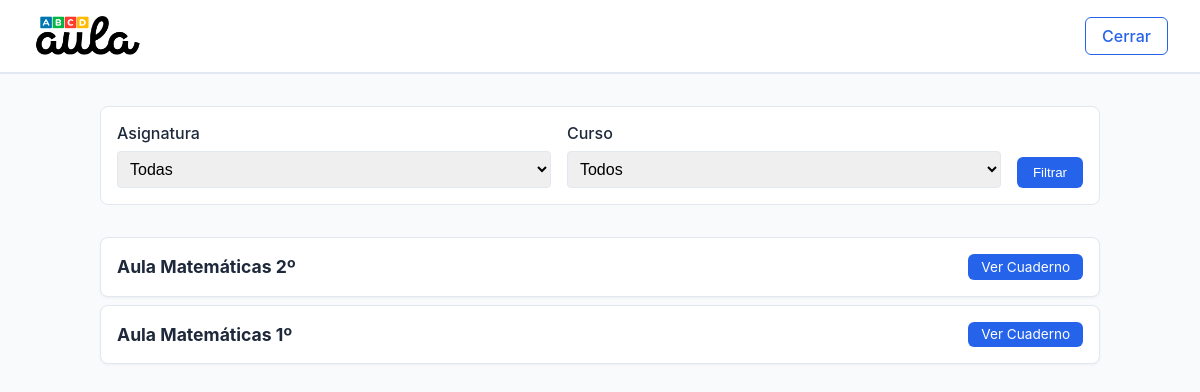
Before: / with the older database file.
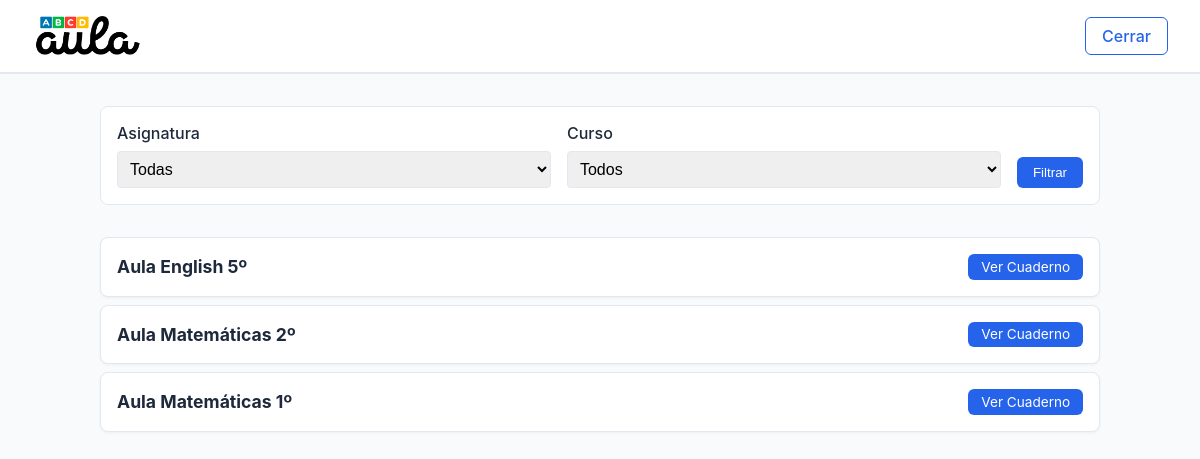
After: the same page with the newer database file.
### app/models.py (models this page shows)
class PDF(Base):
    __tablename__ = "pdfs"
    id = Column(Integer, primary_key=True, index=True)
    title = Column(String, index=True)
    filename = Column(String, unique=True)
    subject = Column(String, index=True) # Asignatura
    grade = Column(String, index=True)   # Curso
    uploaded_at = Column(DateTime, default=datetime.utcnow)
    access_codes = relationship("AccessCode", back_populates="pdf")

### app/routers/viewer.py (the view)
@router.get("/", response_class=HTMLResponse)
async def home(
    request: Request,
    subject: str = None,
    grade: str = None,
    db: Session = Depends(database.get_db)
):
    query = db.query(models.PDF)
    if subject and subject != "":
        query = query.filter(models.PDF.subject == subject)
    if grade and grade != "":
        query = query.filter(models.PDF.grade == grade)
    pdfs = query.order_by(models.PDF.uploaded_at.desc()).all()
    return templates.TemplateResponse("index.html", {
        "request": request,
        "pdfs": pdfs,
        "selected_subject": subject,
        "selected_grade": grade,
        "subjects": SUBJECTS,
        "grades": GRADES
    })

### templates/index.html (shortened to what this page needs)
{% extends "base.html" %}
{% block content %}
<form action="/" method="get" class="filter-bar">
    <div class="filter-item">
        <label>Asignatura</label>
        <select name="subject" onchange="this.form.submit()">
            <option value="">Todas</option>
        </select>
    </div>
    <div class="filter-item">
        <label>Curso</label>
        <select name="grade" onchange="this.form.submit()">
            <option value="">Todos</option>
        </select>
    </div>
    <div style="align-self: flex-end;">
        <button type="submit" class="btn">Filtrar</button>
    </div>
</form>
<div class="pdf-list">
    {% for pdf in pdfs %}
    <div class="card"
        style="display: flex; justify-content: space-between; align-items: center; padding: 1rem; margin-bottom: 0.5rem;">
        <div>
            <h3 style="margin: 0; font-size: 1.1rem;">{{ pdf.title }}</h3>
        </div>
        <a href="/pdf/{{ pdf.id }}" class="btn"
            style="padding: 0.3rem 0.8rem; font-size: 0.85rem; font-weight: 400;">Ver Cuaderno</a>
    </div>
    {% endfor %}
</div>
{% endblock %}

Changed rows visible on the page:
added PDF: title "Aula English 5º"
